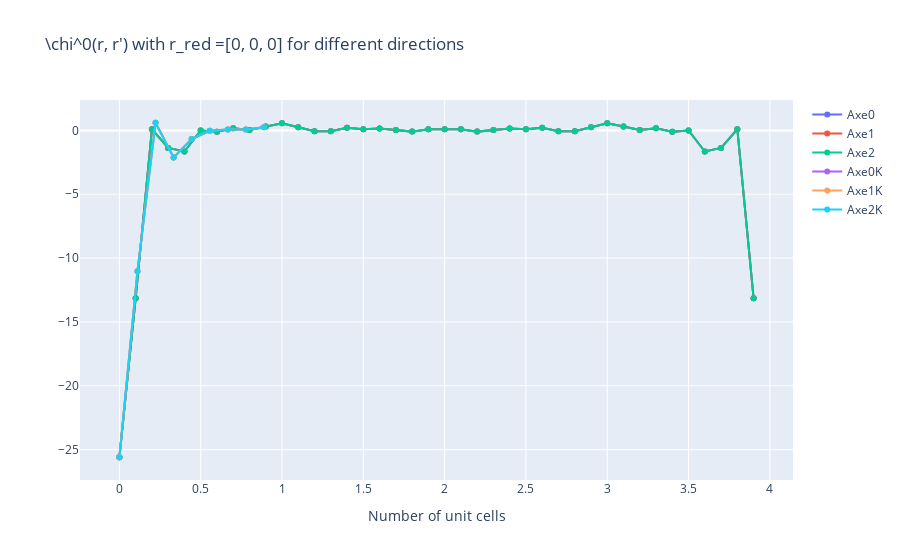

Write notebook code for a chart like this one.
### Code cell
trace1 = go.Scatter(x = X1_prim, y = Y1_prim, mode = "lines+markers", name = "Axe0")

trace2 = go.Scatter(x = X2_prim, y = Y2_prim, mode = "lines+markers", name = "Axe1" )

trace3 = go.Scatter(x = X3_prim, y = Y3_prim, mode = "lines+markers", name = "Axe2" )

trace4 = go.Scatter(x = X1R_prim, y = Y1R_prim, mode = "lines+markers", name = "Axe0K" )

trace5 = go.Scatter(x = X2R_prim, y = Y2R_prim, mode = "lines+markers", name = "Axe1K" )

trace6 = go.Scatter(x = X3R_prim, y = Y3R_prim, mode = "lines+markers", name = "Axe2K" )

data = [trace1, trace2, trace3, trace4, trace5, trace6]
layout = dict(title = '\chi^0(r, r\') with r_red ='+str([0, 0, 0])+' for different directions',
              xaxis= dict(title= 'Number of unit cells',ticklen= 5,zeroline= False),
             )
fig = go.Figure(dict(data = data, layout = layout))
fig.show()

### Figure 1 — Plotly figure (JSON) as saved in the notebook; plotly's stock layout.template omitted (floating-point values rounded to 4 significant figures)
{"data": [{"mode": "lines+markers", "name": "Axe0", "type": "scatter", "x": [0, 0.1, 0.2, 0.3, 0.4, 0.5, 0.6, 0.7, 0.8, 0.9, 1, 1.1, 1.2, 1.3, 1.4, 1.5, 1.6, 1.7, 1.8, 1.9, 2, 2.1, 2.2, 2.3, 2.4, 2.5, 2.6, 2.7, 2.8, 2.9, 3, 3.1, 3.2, 3.3, 3.4, 3.5, 3.6, 3.7, 3.8, 3.9], "y": [-25.6, -13.15, 0.08784, -1.371, -1.654, -0.00394, -0.1044, 0.1583, 0.02717, 0.312, 0.5539, 0.2401, -0.06121, -0.06553, 0.1989, 0.09501, 0.1424, 0.03053, -0.09714, 0.08792, 0.09241, 0.08792, -0.09714, 0.03053, 0.1424, 0.09501, 0.1989, -0.06553, -0.06121, 0.2401, 0.5539, 0.312, 0.02717, 0.1583, -0.1044, -0.00394, -1.654, -1.371, 0.08784, -13.15]}, {"mode": "lines+markers", "name": "Axe1", "type": "scatter", "x": [0, 0.1, 0.2, 0.3, 0.4, 0.5, 0.6, 0.7, 0.8, 0.9, 1, 1.1, 1.2, 1.3, 1.4, 1.5, 1.6, 1.7, 1.8, 1.9, 2, 2.1, 2.2, 2.3, 2.4, 2.5, 2.6, 2.7, 2.8, 2.9, 3, 3.1, 3.2, 3.3, 3.4, 3.5, 3.6, 3.7, 3.8, 3.9], "y": [-25.6, -13.14, 0.08792, -1.371, -1.654, -0.003962, -0.1044, 0.1582, 0.02711, 0.3119, 0.5538, 0.2402, -0.06112, -0.06549, 0.1988, 0.09498, 0.1424, 0.03049, -0.09714, 0.08796, 0.09241, 0.08796, -0.09714, 0.03049, 0.1424, 0.09498, 0.1988, -0.06549, -0.06112, 0.2402, 0.5538, 0.3119, 0.02711, 0.1582, -0.1044, -0.003962, -1.654, -1.371, 0.08792, -13.14]}, {"mode": "lines+markers", "name": "Axe2", "type": "scatter", "x": [0, 0.1, 0.2, 0.3, 0.4, 0.5, 0.6, 0.7, 0.8, 0.9, 1, 1.1, 1.2, 1.3, 1.4, 1.5, 1.6, 1.7, 1.8, 1.9, 2, 2.1, 2.2, 2.3, 2.4, 2.5, 2.6, 2.7, 2.8, 2.9, 3, 3.1, 3.2, 3.3, 3.4, 3.5, 3.6, 3.7, 3.8, 3.9], "y": [-25.6, -13.15, 0.08789, -1.371, -1.654, -0.003917, -0.1045, 0.1582, 0.02713, 0.3119, 0.5538, 0.2402, -0.06111, -0.06548, 0.1988, 0.09503, 0.1424, 0.03046, -0.09717, 0.08792, 0.09241, 0.08792, -0.09717, 0.03046, 0.1424, 0.09503, 0.1988, -0.06548, -0.06111, 0.2402, 0.5538, 0.3119, 0.02713, 0.1582, -0.1045, -0.003917, -1.654, -1.371, 0.08789, -13.15]}, {"mode": "lines+markers", "name": "Axe0K", "type": "scatter", "x": [0, 0.1111, 0.2222, 0.3333, 0.4444, 0.5556, 0.6667, 0.7778, 0.8889], "y": [-25.6, -11.03, 0.5971, -2.124, -0.6805, -0.03221, 0.07136, 0.06663, 0.2528]}, {"mode": "lines+markers", "name": "Axe1K", "type": "scatter", "x": [0, 0.1111, 0.2222, 0.3333, 0.4444, 0.5556, 0.6667, 0.7778, 0.8889], "y": [-25.6, -11.03, 0.5976, -2.124, -0.6805, -0.03219, 0.0715, 0.06681, 0.2526]}, {"mode": "lines+markers", "name": "Axe2K", "type": "scatter", "x": [0, 0.1111, 0.2222, 0.3333, 0.4444, 0.5556, 0.6667, 0.7778, 0.8889], "y": [-25.6, -11.03, 0.5973, -2.124, -0.6806, -0.03233, 0.07149, 0.06657, 0.2527]}], "layout": {"title": {"text": "\\chi^0(r, r') with r_red =[0, 0, 0] for different directions"}, "xaxis": {"ticklen": 5, "title": {"text": "Number of unit cells"}, "zeroline": false}}}
